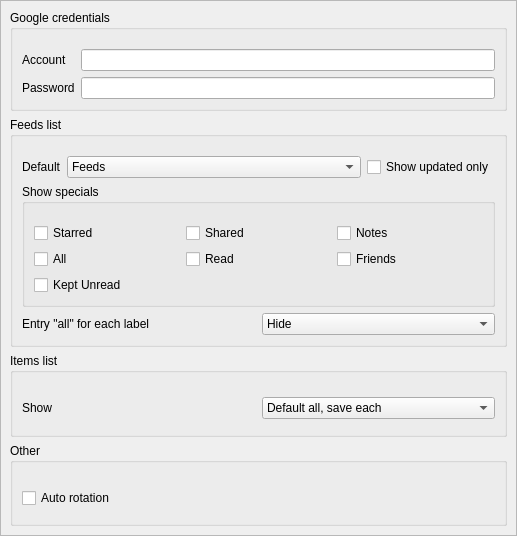
<?xml version="1.0" encoding="UTF-8"?>
<ui version="4.0">
 <class>Settings</class>
 <widget class="QDialog" name="Settings">
  <property name="geometry">
   <rect>
    <x>0</x>
    <y>0</y>
    <width>517</width>
    <height>536</height>
   </rect>
  </property>
  <property name="sizePolicy">
   <sizepolicy hsizetype="Preferred" vsizetype="Preferred">
    <horstretch>0</horstretch>
    <verstretch>0</verstretch>
   </sizepolicy>
  </property>
  <property name="windowTitle">
   <string>Settings</string>
  </property>
  <layout class="QVBoxLayout" name="verticalLayout">
   <property name="margin">
    <number>0</number>
   </property>
   <item>
    <widget class="QScrollArea" name="scrollArea">
     <property name="widgetResizable">
      <bool>true</bool>
     </property>
     <widget class="QWidget" name="scrollAreaWidgetContents">
      <property name="geometry">
       <rect>
        <x>0</x>
        <y>-180</y>
        <width>498</width>
        <height>712</height>
       </rect>
      </property>
      <layout class="QVBoxLayout" name="verticalLayout_4">
       <property name="leftMargin">
        <number>9</number>
       </property>
       <item>
        <widget class="QGroupBox" name="groupGoogle">
         <property name="title">
          <string>Google credentials</string>
         </property>
         <layout class="QFormLayout" name="formLayout">
          <property name="topMargin">
           <number>19</number>
          </property>
          <item row="0" column="0">
           <widget class="QLabel" name="labelSettingsAccount">
            <property name="text">
             <string>Account</string>
            </property>
            <property name="buddy">
             <cstring>inputSettingsAccount</cstring>
            </property>
           </widget>
          </item>
          <item row="0" column="1">
           <widget class="QLineEdit" name="inputSettingsAccount">
            <property name="inputMethodHints">
             <set>Qt::ImhEmailCharactersOnly|Qt::ImhNoAutoUppercase</set>
            </property>
           </widget>
          </item>
          <item row="1" column="0">
           <widget class="QLabel" name="labelSettingsPassword">
            <property name="text">
             <string>Password</string>
            </property>
            <property name="buddy">
             <cstring>inputSettingsPassword</cstring>
            </property>
           </widget>
          </item>
          <item row="1" column="1">
           <widget class="QLineEdit" name="inputSettingsPassword">
            <property name="inputMethodHints">
             <set>Qt::ImhNoAutoUppercase|Qt::ImhNoPredictiveText</set>
            </property>
            <property name="echoMode">
             <enum>QLineEdit::PasswordEchoOnEdit</enum>
            </property>
           </widget>
          </item>
         </layout>
        </widget>
       </item>
       <item>
        <widget class="QGroupBox" name="groupFeeds">
         <property name="title">
          <string>Feeds list</string>
         </property>
         <layout class="QVBoxLayout" name="verticalLayout_2">
          <property name="topMargin">
           <number>19</number>
          </property>
          <item>
           <layout class="QHBoxLayout" name="horizontalLayout">
            <item>
             <widget class="QLabel" name="labelSettingsHomeDefault">
              <property name="text">
               <string>Default</string>
              </property>
              <property name="buddy">
               <cstring>selectSettingsHomeDefault</cstring>
              </property>
             </widget>
            </item>
            <item>
             <widget class="QComboBox" name="selectSettingsHomeDefault">
              <property name="sizePolicy">
               <sizepolicy hsizetype="Expanding" vsizetype="Fixed">
                <horstretch>0</horstretch>
                <verstretch>0</verstretch>
               </sizepolicy>
              </property>
              <item>
               <property name="text">
                <string>Feeds</string>
               </property>
              </item>
              <item>
               <property name="text">
                <string>Labels</string>
               </property>
              </item>
             </widget>
            </item>
            <item>
             <widget class="QCheckBox" name="checkSettingsHomeShowUpdated">
              <property name="text">
               <string>Show updated only</string>
              </property>
             </widget>
            </item>
           </layout>
          </item>
          <item>
           <widget class="QGroupBox" name="groupSpecials">
            <property name="title">
             <string>Show specials</string>
            </property>
            <layout class="QGridLayout" name="gridLayout">
             <property name="topMargin">
              <number>19</number>
             </property>
             <item row="0" column="0">
              <widget class="QCheckBox" name="checkSettingsShowStarred">
               <property name="text">
                <string>Starred</string>
               </property>
              </widget>
             </item>
             <item row="0" column="1">
              <widget class="QCheckBox" name="checkSettingsShowShared">
               <property name="text">
                <string>Shared</string>
               </property>
              </widget>
             </item>
             <item row="0" column="2">
              <widget class="QCheckBox" name="checkSettingsShowNotes">
               <property name="text">
                <string>Notes</string>
               </property>
              </widget>
             </item>
             <item row="1" column="0">
              <widget class="QCheckBox" name="checkSettingsShowAll">
               <property name="text">
                <string>All</string>
               </property>
              </widget>
             </item>
             <item row="1" column="1">
              <widget class="QCheckBox" name="checkSettingsShowRead">
               <property name="text">
                <string>Read</string>
               </property>
              </widget>
             </item>
             <item row="1" column="2">
              <widget class="QCheckBox" name="checkSettingsShowFriends">
               <property name="text">
                <string>Friends</string>
               </property>
              </widget>
             </item>
             <item row="2" column="0" colspan="3">
              <widget class="QCheckBox" name="checkSettingsShowKeptUnread">
               <property name="text">
                <string>Kept Unread</string>
               </property>
              </widget>
             </item>
            </layout>
           </widget>
          </item>
          <item>
           <layout class="QHBoxLayout" name="horizontalLayout_2">
            <item>
             <widget class="QLabel" name="labelSettingsHomeAllEntries">
              <property name="text">
               <string>Entry &quot;all&quot; for each label</string>
              </property>
              <property name="buddy">
               <cstring>selectSettingsHomeAllEntries</cstring>
              </property>
             </widget>
            </item>
            <item>
             <widget class="QComboBox" name="selectSettingsHomeAllEntries">
              <item>
               <property name="text">
                <string>Hide</string>
               </property>
              </item>
              <item>
               <property name="text">
                <string>Top</string>
               </property>
              </item>
              <item>
               <property name="text">
                <string>Bottom</string>
               </property>
              </item>
             </widget>
            </item>
           </layout>
          </item>
         </layout>
        </widget>
       </item>
       <item>
        <widget class="QGroupBox" name="groupItems">
         <property name="title">
          <string>Items list</string>
         </property>
         <layout class="QVBoxLayout" name="verticalLayout_5">
          <property name="topMargin">
           <number>19</number>
          </property>
          <item>
           <layout class="QHBoxLayout" name="horizontalLayout_3">
            <item>
             <widget class="QLabel" name="labelSettingsItemsShowMode">
              <property name="text">
               <string>Show</string>
              </property>
              <property name="buddy">
               <cstring>selectSettingsItemsShowMode</cstring>
              </property>
             </widget>
            </item>
            <item>
             <widget class="QComboBox" name="selectSettingsItemsShowMode">
              <item>
               <property name="text">
                <string>Default all, save each</string>
               </property>
              </item>
              <item>
               <property name="text">
                <string>Default updated, save each</string>
               </property>
              </item>
              <item>
               <property name="text">
                <string>Default all, no save</string>
               </property>
              </item>
              <item>
               <property name="text">
                <string>Default updated, no save</string>
               </property>
              </item>
             </widget>
            </item>
           </layout>
          </item>
         </layout>
        </widget>
       </item>
       <item>
        <widget class="QGroupBox" name="groupOther">
         <property name="title">
          <string>Other</string>
         </property>
         <layout class="QVBoxLayout" name="verticalLayout_3">
          <property name="topMargin">
           <number>19</number>
          </property>
          <item>
           <widget class="QCheckBox" name="checkSettingsAutoRotation">
            <property name="text">
             <string>Auto rotation</string>
            </property>
           </widget>
          </item>
         </layout>
        </widget>
       </item>
      </layout>
     </widget>
    </widget>
   </item>
  </layout>
 </widget>
 <tabstops>
  <tabstop>inputSettingsAccount</tabstop>
  <tabstop>inputSettingsPassword</tabstop>
  <tabstop>selectSettingsHomeDefault</tabstop>
  <tabstop>checkSettingsHomeShowUpdated</tabstop>
  <tabstop>checkSettingsShowStarred</tabstop>
  <tabstop>checkSettingsShowShared</tabstop>
  <tabstop>checkSettingsShowNotes</tabstop>
  <tabstop>checkSettingsShowAll</tabstop>
  <tabstop>checkSettingsShowRead</tabstop>
  <tabstop>checkSettingsShowFriends</tabstop>
  <tabstop>checkSettingsShowKeptUnread</tabstop>
  <tabstop>selectSettingsHomeAllEntries</tabstop>
  <tabstop>selectSettingsItemsShowMode</tabstop>
  <tabstop>checkSettingsAutoRotation</tabstop>
  <tabstop>scrollArea</tabstop>
 </tabstops>
 <resources/>
 <connections/>
</ui>
